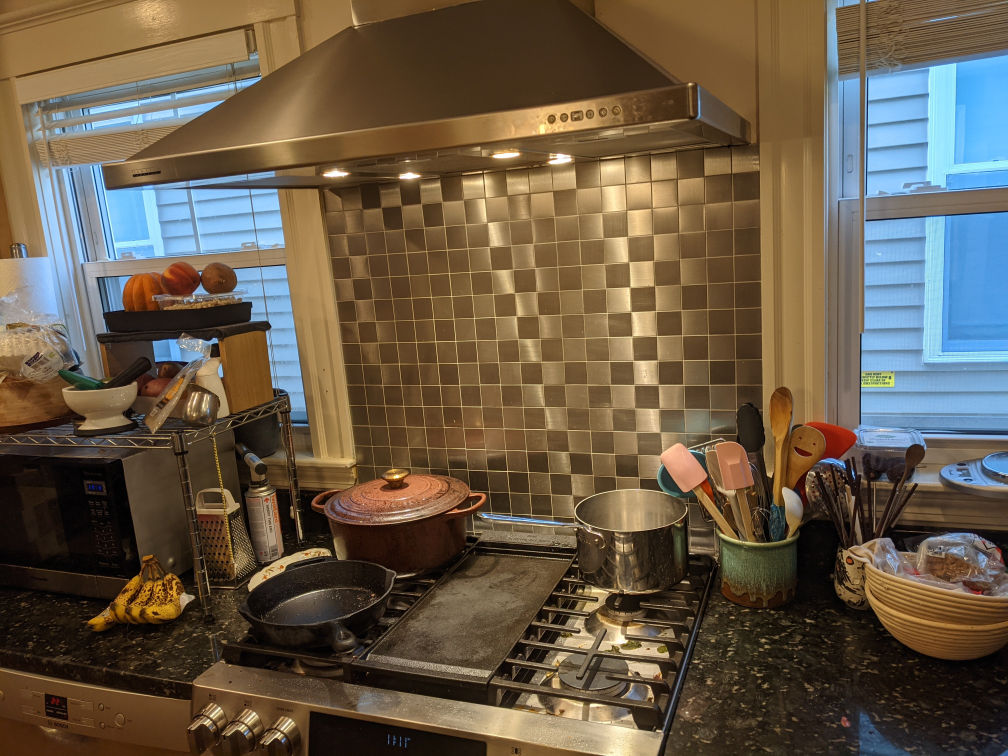
#> input picture 07-3D_Reconstruction_and_SfM/kitchen_example/images/kitchen01.jpg, 4032 x 3024 px (shown at 1/4 size)
$ jupyter execute --allow-errors 07-Structure-from-motion.ipynb   (shell and % lines are left out)
#> lines starting #> are read from the running program, lines starting #| are printed output that depends on the picture
# 3D Reconstruction and Structure from Motion

Suppose we are given a series of images from a disaster situation. How can we begin to make sense of the contents of the image? Typically this involves answering two questions:

- _What_ is in an image (e.g. debris, buildings, etc.)?
- _Where_ are these things located _in 3D space_ ?

We are first going to set the first question aside and focus entirely on the second. This will be the first in two lectures on so called "structure from motion", which is the idea that you can recreate a 3D scene from a series of 2D images by taking those images from a moving camera. Today's lecture will focus on the theory of 3D reconstruction and how to implement it. Tomorrow's lecture will focus on a real world example of structure from motion, and we will work to assign GPS coordinates to pixels on an image.

We will first start with two images and work our way up to multiple images.

## The Camera Model:

Let's first introduce the model that we will be basing our analysis on. For this session, we will be using the _pinhole model_ of a camera, depicted in the following picture:

In this model of the camera, light rays are reflected off of an object (in this case a kettle), they pass through an infinitesimally small pinhole, and arrive at the opposite wall of the camera, creating a photo-negative (think upside down) image of the object. The pinhole is located at a point called the _center of projection_. Because the image on the actual camera is a photo-negative, we typically instead center our reference frame on the center of projection and work as if the image were on the opposite side, which we will call the _image plane_. The distance _f_ between the center of projection and the image plane is called the _focal length_ which is usually measured in millimeters. On the image plane, the center of the plane is called the _principal point_ and the line that connects the center of projection and the principal point is called the _principal axis_.

We can align our coordinate frame as follows: let's center our coordinate system such that the origin is the center of projection, let's align the Z-axis such that it passes through principal axis, and let's align the X- and Y-axis such that the X-axis goes along the horizonal direction of the image plane and the Y-axis goes along the vertical direction of the image plane. Note that X increases to the right, but Y increases *downward*. This is shown in the following image:

The image plane is given by a _uv-plane_ that is centered on the principal point and is orthogonal to the principal axis. Note that cameras typically measure coordinates starting from the upper-left corner, and increasing to the left and downwards (which motivates our decision to align our Y axis downwards). Furthermore, note that cameras cannot capture an image with perfect precision. Rather, they are composed of small elements called _pixels_ that vary in intensity in order to capture the scene. Therefore, we would rather operate on the discrete pixel plane, which we will call the lowercase xy-plane. You can compare both planes in the image below:

All objects create a projection on the xy-plane, which is what we actually see on the image. For example, the point $M$ on the kettle is projected onto the xy-plane on the point _m_. Suppose we have the coordinates ($X$, $Y$, $Z$) of the point $M$. **What are the coordinates on the xy-plane of the point $m$?** State your answer in terms of $\alpha$ (the focal length measured in pixels, not millimeters), $p_x$ and $p_y$ (the coordinates of the principal point $p$ in the xy-plane), and $X$, $Y$ and $Z$, the coordinates of the point $M$.

<details>
    <summary>ANSWER</summary>
    We can use geometry to arrive at the answer. Note that $C$, $p$ and $m$ form a similar triangle with $C$, $Z$ and $M$. Therefore, $\frac{x-p_x}{\alpha} = \frac{X}{Z}$ and $\frac{y-p_y}{\alpha} = \frac{Y}{Z}$. Now it's a matter of solving: $x = \alpha\frac{X}{Z} + p_x$ and $y = \alpha\frac{Y}{Z} + p_y$
</details>

### List of variables used in this lesson
| Variable |                                               Meaning                                              |
|:--------:|:--------------------------------------------------------------------------------------------------:|
|     M    |                                         A point in 3D space                                        |
|  m1, m2  |                                  Projection of M on image 1 and 2                                  |
|  C1, C2  |                             Center of camera 1, 2 (a point in 3D space)                            |
|     p    |         A point on the z axis of C (directly in front of it) at the center of a given photo        |
|     a    |                                      Focal length of a camera                                      |
|     R    |                                     Rotation of a camera image                                     |
|     t    |                                    Translation of a camera image                                   |
|     K    | A intrinsic matrix used to calculate a camera's offset, a function of its focal length and point p |

## The Problem: Depth Ambiguity

Scene reconstruction requires us to go the other way around: we know the coordinates ($x$, $y$) of $m$ and we want the ($X$, $Y$, $Z$) coordinates of the point $M$. This presents a problem: we have two equations and three unknowns. Specifically, there is an ambiguity in the depth $Z$ that is impossible to resolve with just one image. Therefore, the point $M$ can be anywhere along the ray connecting the center of projection and the point $m$. This is shown in the image below:

However, this can be remediated by adding a second image into the equation. This is because, assuming we have perfect cameras*, the rays connecting both centers of projection to the point $M$ should only intersect at one point, as is shown in the image below:

Let's assume that $C_1$ and $C_2$ are both from the same camera but different locations. Furthermore, let's center our coordinate system such that $C_1$ is at the origin. What do we need in order to find the coordinates of point $M$ ?
- The corresponding points $m_1$ and $m_2$
- The focal length $\alpha$ and the coordinates $p_x$ and $p_y$. Because these are internal to the camera, we call these the _intrinsic parameters_.
- The relative rotation $R$ and translation $t$ of $C_2$ with respect to $C_1$. Here, $R$ is a 3x3 matrix and $t$ is a 3x1 vector. We call $R$ and $t$ the _extrinsic parameters_.

\* The perfect cameras assumption is actually critical. To see why, imagine if by some measurement error (imperfect lens, pixel accuracy, etc), $m_2$ is slightly off. **What would happen in the previous example?**

<details>
    <summary>ANSWER</summary>
    The rays corresponding to points $m_1$ and $m_2$ will not intersect, so there is no solution to this problem!
</details>

In practice, no camera is actually perfect. There are tools that work under the hood to mitigate this. We will briefly discuss them, but will not go in depth.

Let's get started!

[cell 1]
import cv2
import numpy as np
from matplotlib import pyplot as plt
import pandas as pd
import os
import sys
import pathlib
import open3d as o3d
import plotly
import plotly.graph_objects as go

[cell 2]
# Load and display the two images
img1 = cv2.imread("kitchen_example/images/kitchen01.jpg", cv2.IMREAD_COLOR)
#> img1 is the input picture: shape (3024, 4032, 3); mean B, G, R 71.8, 89.8, 103.5
img1_rgb = cv2.cvtColor(img1, cv2.COLOR_BGR2RGB)
plt.imshow(img1_rgb)
plt.show()

img2 = cv2.imread("kitchen_example/images/kitchen05.jpg", cv2.IMREAD_COLOR)
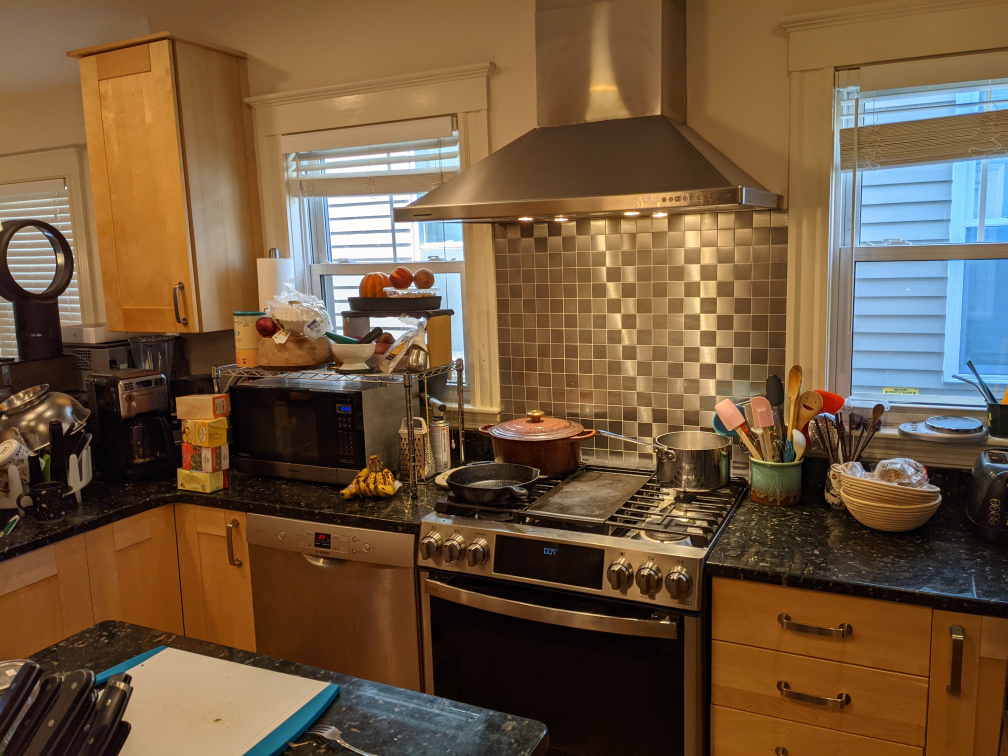
#> input picture 07-3D_Reconstruction_and_SfM/kitchen_example/images/kitchen05.jpg, 4032 x 3024 px (shown at 1/4 size)
#> img2 is the input picture: shape (3024, 4032, 3); mean B, G, R 61.9, 88, 112.8
img2_rgb = cv2.cvtColor(img2, cv2.COLOR_BGR2RGB)
plt.imshow(img2_rgb)
plt.show()

## Corresponding points

Our first task is to find the points $m_1$ and $m_2$. Note that it's not just a matter of finding arbitrary points, but also of ensuring the $m_1$ is actually pointing to the same object $M$ as $m_2$. Of course, one way to do this is to manually go through both images and match points on one image with points on the other. This is not a scalable solution as you increase the number of images. To this end, experts in computer vision work with the concept of _features_ which represent points of interest within an image. To understand how features work, consider the image below. **Which of the options, A through F are most easily identifiable in the image?**

<details>
    <summary>ANSWER</summary>
    A and B are the hardest because they could be anywhere on the surface, so surfaces are not good. C and D are a bit easier, because edges are more immediately recognizable. However, the points can still be anywhere along the edge. E and F are the easiest, since there is only one corner that looks like them. What this shows is that corners are good points to track, followed by edges and finally surfaces.
</details>

Features, therefore, are typically corners that are automatically extracted based on color differences around the corner. Features are composed of both the _coordinates_ of the point of interest as well as a _descriptor_ of what those points look like.

There are all sorts of features that will do the job. Here, we will show ORB features, which were created by the makers of OpenCV. We first extract the features and then match them with a feature in the opposite image that has the closest descriptor. It's worth noting that most of these matches will not be very good, so we only want to keep the best matches we have.

### Feature extraction

[cell 3]
MAX_FEATURES = 5000

# creating the ORB feature extractor
orb = cv2.ORB_create(MAX_FEATURES)

# creating feature points for first and second images
kp1, dc1 = orb.detectAndCompute(img1_rgb, None)
#> kp1 = 5000 keypoints; strongest (x, y, size): (937, 2162, 31), (975, 2291, 31), (1005, 2254, 31), (940, 2199, 31)
kp2, dc2 = orb.detectAndCompute(img2_rgb, None)
#> kp2 = 5000 keypoints; strongest (x, y, size): (2827, 2248, 31), (1730, 1883, 31), (1733, 1886, 31), (1724, 1891, 31)

img1_ORB = cv2.drawKeypoints(img1_rgb, kp1, None, flags=cv2.DRAW_MATCHES_FLAGS_DRAW_RICH_KEYPOINTS)
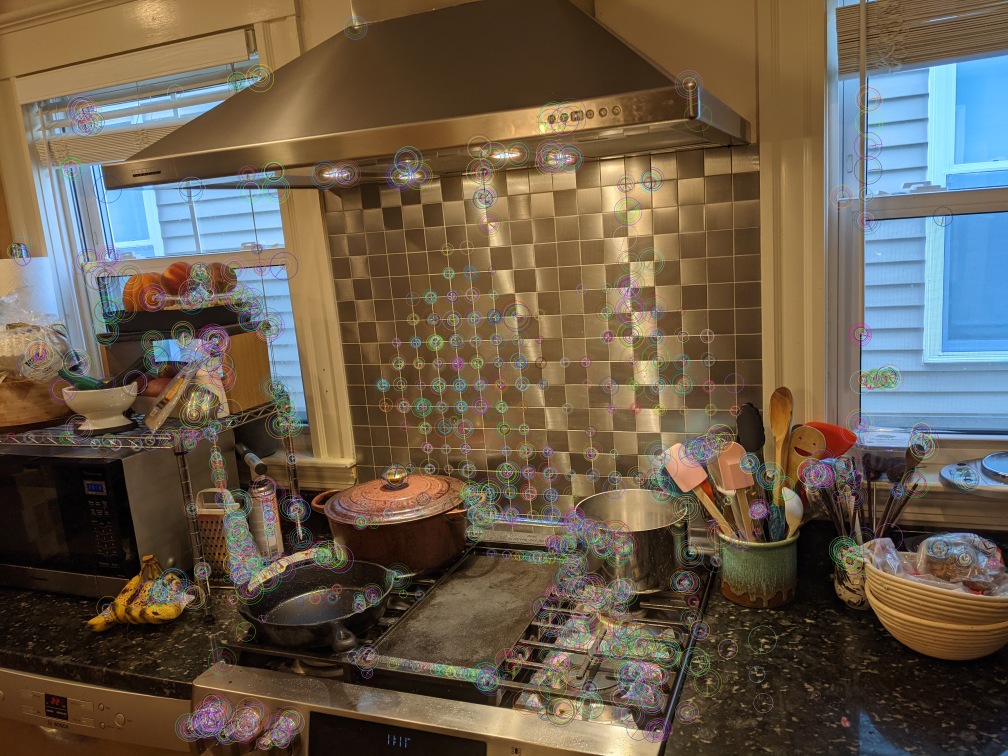
#> img1_ORB: shape (3024, 4032, 3) (shown at 1/4 size); mean R, G, B 104.6, 92, 75.5
plt.imshow(img1_ORB)
plt.show()

### Feature matching

[cell 4]
# most matches are not very good, so we want to keep only the best ones.
# here, we keep only the top 20%
GOOD_MATCH_PERCENT = 0.2

# create BFMatcher object
bf = cv2.BFMatcher(cv2.NORM_HAMMING, crossCheck = True)

# match descriptors
matches = bf.match(dc1, dc2)
#> matches = 1246 matches

# Sort matches by score
#> (the rest of this cell did not finish here and is left out)
